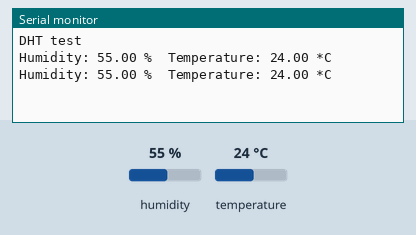
The sketch below on a simulated Arduino Uno, built with avr-gcc and run on an emulated ATmega328P. Shown: the last lines printed to the serial monitor. Inputs (shaded band) come from the test bench; at power-on: humidity 55 %, temperature 24 °C.

Above: at 5.8 s.
5.9 s: humidity set to 22 %
At 11.4 s:
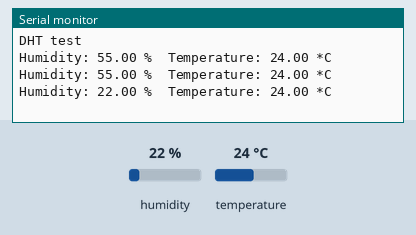
11.9 s: temperature set to 12 °C
At 16.1 s:
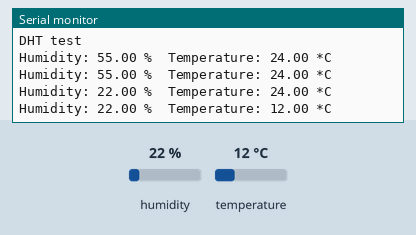
17.9 s: humidity set to 40 %
At 20.9 s:
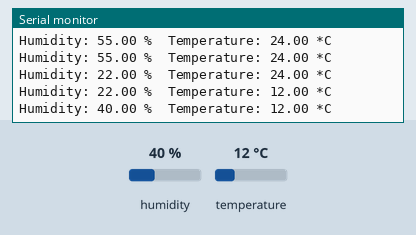
Timing chart, 0 to 22.4 s (numbered marks = the images above; inputs shaded):
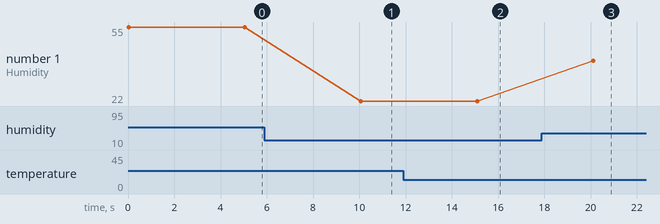

The sketch:

Humid_Temp_sens.ino
```cpp
// Example testing sketch for various DHT humidity/temperature sensors
// Written by ladyada, slightly modified, public domain

#include "DHT.h"

#define DHTPIN 2     // what pin we're connected to

// Uncomment whatever type you're using!
#define DHTTYPE DHT11   // DHT 11
//#define DHTTYPE DHT22   // DHT 22  (AM2302)
//#define DHTTYPE DHT21   // DHT 21 (AM2301)

DHT dht(DHTPIN, DHTTYPE);

void setup() {
  Serial.begin(9600);
  Serial.println("DHT test");

  dht.begin();
}

void loop() {
  // Reading temperature or humidity takes about 250 milliseconds!
  // Sensor readings may also be up to 2 seconds 'old' (its a very slow sensor)
  float h = dht.readHumidity();
  float t = dht.readTemperature();

  // check if returns are valid, if they are NaN (not a number) then something went wrong!
  if (isnan(t) || isnan(h)) {
    Serial.println("Failed to read from DHT");
  } else {
    // Uncomment these lines if you prefer to use the Fahrenheit scale
    // instead of Celsius. Remember to change line 44 so that the
    // symbol is "F" instead of "C"
    // float fahrenheitTemp = t * 9.0/5.0+32.0;
    // Serial.print("Temperature: ");
    // Serial.print(fahrenheitTemp);
    // Serial.println(" F");

    Serial.print("Humidity: ");
    Serial.print(h);
    Serial.print(" %\t");
    Serial.print("Temperature: ");
    Serial.print(t);
    Serial.println(" *C");
  }
    delay(5000);  //Insert a 5sec delay between readings
}
```

Measured:
- after the input at 5.9 s, the serial monitor: prints a new line after 4.2 s (image 1)
- after the input at 11.9 s, the serial monitor: prints a new line after 3.2 s (image 2)
- after the input at 17.9 s, the serial monitor: prints a new line after 2.2 s (image 3)
- plotted number 1: 55 → 22 after the input at 5.9 s, 22 → 40 after the input at 17.9 s
